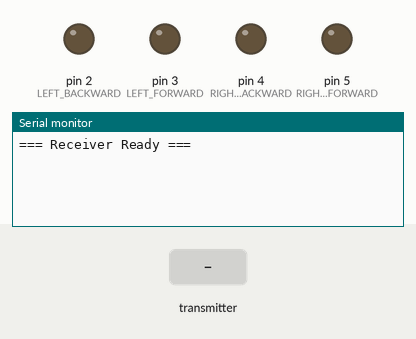
Bench run of a sketch on a simulated Arduino Uno, built with avr-gcc and run on an emulated ATmega328P. Parts: output pins drawn as LEDs (lit = HIGH), the last lines printed to the serial monitor. The inputs (shaded band) are chosen by the test bench. No radio packets arrive unless stated.

Above: at 1.2 s.
1.3 s: the transmitter starts sending Rx_Array.0 = 0
At 1.37 s:
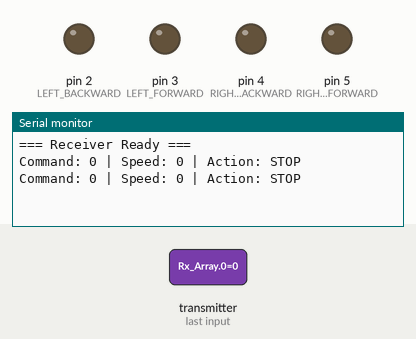
3.2 s: the transmitter starts sending Rx_Array.0 = 64
At 3.27 s:
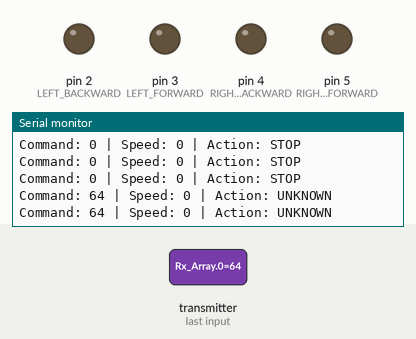

The sketch:

reciever.ino
```cpp
#include <SPI.h>
#include <nRF24L01.h>
#include <RF24.h>

#define CSN_GPIO        8
#define CE_GPIO         7
#define RIGHT_FORWARD   5
#define RIGHT_BACKWARD  4
#define LEFT_FORWARD    3
#define LEFT_BACKWARD   2

RF24 radio(CE_GPIO, CSN_GPIO);
const byte Address[6] = "00001";

unsigned char Received_Command = 0;
unsigned char Speed_index      = 0;
unsigned char Run_Stop_Mode    = 0;
unsigned char Rx_Array[2];
unsigned int  Run_Stop_Counter = 0;

void setup() {
  Serial.begin(115200);

  pinMode(RIGHT_FORWARD,  OUTPUT);
  pinMode(RIGHT_BACKWARD, OUTPUT);
  pinMode(LEFT_FORWARD,   OUTPUT);
  pinMode(LEFT_BACKWARD,  OUTPUT);

 // WITH this:
if (!radio.begin()) {
    Serial.println("WARNING: Radio init failed, trying anyway...");
    // continue anyway
}

  radio.setPALevel(RF24_PA_MIN);
  radio.setChannel(76);
  radio.setAutoAck(false);        // ✅ KEY FIX - must match transmitter
  radio.setDataRate(RF24_1MBPS);  // ✅ Must match transmitter
  radio.openReadingPipe(1, Address);
  radio.startListening();

  Serial.println("=== Receiver Ready ===");
}

void loop() {
  if (radio.available()) {
    radio.read(&Rx_Array, 2);
    Received_Command = Rx_Array[0];
    Speed_index      = Rx_Array[1];

    Serial.print("Command: "); Serial.print(Received_Command);
    Serial.print(" | Speed: "); Serial.print(Speed_index);
    Serial.print(" | Action: ");
    switch (Received_Command) {
      case 0: Serial.println("STOP");    break;
      case 1: Serial.println("FORWARD"); break;
      case 2: Serial.println("REVERSE"); break;
      case 3: Serial.println("LEFT");    break;
      case 4: Serial.println("RIGHT");   break;
      default: Serial.println("UNKNOWN"); break;
    }
  }

  if (Run_Stop_Mode == 0) {
    digitalWrite(RIGHT_FORWARD,  LOW);
    digitalWrite(RIGHT_BACKWARD, LOW);
    digitalWrite(LEFT_FORWARD,   LOW);
    digitalWrite(LEFT_BACKWARD,  LOW);
    Run_Stop_Counter++;
    if (Run_Stop_Counter >= ((5 - Speed_index) * 100)) {
      Run_Stop_Counter = 0;
      Run_Stop_Mode = 1;
    }
  }
  else {
    Run_Stop_Counter++;
    if (Run_Stop_Counter >= (Speed_index * 100)) {
      Run_Stop_Counter = 0;
      Run_Stop_Mode = 0;
    }
    switch (Received_Command) {
      case 1:
        digitalWrite(LEFT_FORWARD,   HIGH);
        digitalWrite(RIGHT_FORWARD,  HIGH);
        break;
      case 2:
        digitalWrite(LEFT_BACKWARD,  HIGH);
        digitalWrite(RIGHT_BACKWARD, HIGH);
        break;
      case 3:
        digitalWrite(LEFT_FORWARD,   HIGH);
        digitalWrite(RIGHT_BACKWARD, HIGH);
        break;
      case 4:
        digitalWrite(RIGHT_FORWARD,  HIGH);
        digitalWrite(LEFT_BACKWARD,  HIGH);
        break;
      default:
        digitalWrite(RIGHT_FORWARD,  LOW);
        digitalWrite(RIGHT_BACKWARD, LOW);
        digitalWrite(LEFT_FORWARD,   LOW);
        digitalWrite(LEFT_BACKWARD,  LOW);
        break;
    }
  }
}
```

Measured:
- after the input at 1.3 s, the serial monitor: prints a new line at once (image 1)
- after the input at 3.2 s, the serial monitor: prints a new line at once (image 2)
